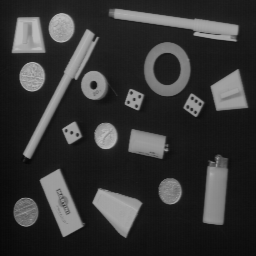
#> input picture taller3/imagenes/OBJECTS.png, 256 x 256 px
$ jupyter execute segmentacion_umbralizacion.ipynb
#> lines starting #> are read from the running program, lines starting #| are printed output that depends on the picture; after the words box and inside, x2 and y2 are one past the last pixel; in counts of white or black regions, pixels touching at a corner belong together
# Taller 3: Segmentación

## Cargue la imagen de trabajo objects.png  y visualícela.

[cell 1]
# Modificar ruta de las imágenes
PATH = './imagenes/'

[cell 2]
import cv2
import matplotlib.pyplot as plt
import numpy as np

[cell 3]
imagen_objects = cv2.imread(PATH + 'OBJECTS.png', cv2.IMREAD_GRAYSCALE)
#> imagen_objects is the input picture: shape (256, 256); min 7, max 188, mean 53.3

[cell 4]
plt.imshow(imagen_objects, cmap='gray')
plt.title('Imagen OBJECTS Original')
plt.show()

## Visualice el histograma de la imagen de trabajo.

[cell 5]
histogram = cv2.calcHist([imagen_objects], [0], None, [256], [0, 256])
#> histogram = 256 values, max 3542 at index 21, min 0 at index 0, mean 256
plt.plot(histogram)
plt.title('Histograma de la imagen OBJECTS')
plt.show()
#> figure, not shown here; curve peaks at x = 21, y = 3542

## Aplique el algoritmo de umbralización global.

[cell 6]
import cv2

thres_value, thres_image = cv2.threshold(imagen_objects, 127, 255, cv2.THRESH_BINARY)
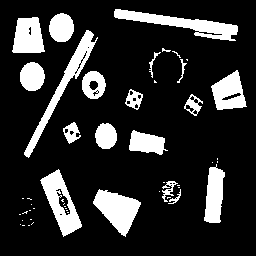
#> thres_image: shape (256, 256); 17.5% white; 50 white regions (31 under 20 px), largest, box (x1, y1, x2, y2) and area: (114, 9, 238, 41) 1399, (24, 30, 98, 158) 1291, (93, 189, 141, 237) 1240

[cell 7]
plt.imshow(thres_image, cmap='gray')
plt.title('Imagen OBJECTS con Umbralización Global')
plt.show()

[cell 8]
histogram_thres = cv2.calcHist([thres_image], [0], None, [256], [0, 256])
#> histogram_thres = 256 values, max 54043 at index 0, min 0 at index 1, mean 256
plt.plot(histogram_thres)
plt.title('Histograma de la imagen OBJECTS con Umbralización Global')
plt.show()
#> figure, not shown here; curve peaks at x = 0, y = 54043

Escogimos el valor medio (127) para la umbralización global. Podemos ver como se segmentan correctamente algunos de los objetos en la imagen, pero otros pierden su forma debido a que tienen tonos de grises inferiores al valor de intensidad 127.

## Aplique el algoritmo de umbralización de Otsu con un solo valor.

[cell 9]
thres_value_otsu, thres_image_otsu = cv2.threshold(imagen_objects, 0, 255, cv2.THRESH_BINARY+cv2.THRESH_OTSU)
#> thres_image_otsu: shape (256, 256); 23.5% white; 18 white regions, largest, box (x1, y1, x2, y2) and area: (109, 9, 239, 42) 1596, (23, 29, 99, 159) 1563, (40, 169, 84, 237) 1448
#> thres_value_otsu = 84

[cell 10]
print(f'Valor de umbralización óptimo (Otsu): {thres_value_otsu}')
#| Valor de umbralización óptimo (Otsu): 84.0

[cell 11]
plt.imshow(thres_image_otsu, cmap='gray')
plt.title('Imagen OBJECTS con Umbralización de Otsu')
plt.show()

[cell 12]
hist_ostsu = cv2.calcHist([thres_image_otsu], [0], None, [256], [0, 256])
#> hist_ostsu = 256 values, max 50154 at index 0, min 0 at index 1, mean 256
plt.plot(hist_ostsu)
plt.title('Histograma de la imagen OBJECTS con Umbralización de Otsu')
plt.show()
#> figure, not shown here; curve peaks at x = 0, y = 50154

Vemos que ahora los objetos segmentados se ven completos gracias a la umbralización de Otsu. El algoritmo escoge un umbral de 84.

## Ahora introduzca ruido gaussiano aditivo con varianza de 0.001 y luego con varianza de 0.05. Visualice el histograma de la imagen resultante. ¿Qué sucede? ¿Por qué sucede esto?

[cell 13]
from skimage.util import random_noise

noised_image_0001 = random_noise(imagen_objects, mode='gaussian', mean=0,  var=0.001)
noised_image_005 = random_noise(imagen_objects, mode='gaussian', mean=0,  var=0.05)
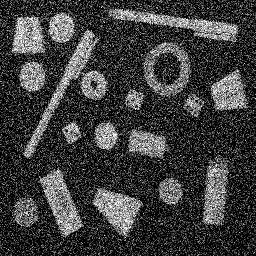
#> noised_image_005: shape (256, 256) float64; min 0, max 1, mean 0.246

[cell 14]
# Convertir imágenes ruidosas a uint8 para histograma
noised_0001_uint8 = (np.clip(noised_image_0001, 0, 1) * 255).astype(np.uint8)
noised_005_uint8 = (np.clip(noised_image_005, 0, 1) * 255).astype(np.uint8)

fig, axs = plt.subplots(3, 2, figsize=(12, 6))
axs[0, 0].imshow(imagen_objects, cmap='gray')
axs[0, 0].set_title('Imagen OBJECTS Original')
axs[0, 0].axis('off')
axs[1, 0].imshow(noised_0001_uint8, cmap='gray')
axs[1, 0].set_title('Imagen OBJECTS con Ruido Gaussiano (var=0.001)')
axs[1, 0].axis('off')
axs[2, 0].imshow(noised_005_uint8, cmap='gray')
axs[2, 0].set_title('Imagen OBJECTS con Ruido Gaussiano (var=0.05)')
axs[2, 0].axis('off')
axs[0, 1].plot(histogram)
axs[0, 1].set_title('Histograma de la imagen OBJECTS Original')
axs[1, 1].plot(cv2.calcHist([noised_0001_uint8], [0], None, [256], [0, 256]))
axs[1, 1].set_title('Histograma de la imagen OBJECTS con Ruido Gaussiano (var=0.001)')
axs[2, 1].plot(cv2.calcHist([noised_005_uint8], [0], None, [256], [0, 256]))
axs[2, 1].set_title('Histograma de la imagen OBJECTS con Ruido Gaussiano (var=0.05)')
plt.tight_layout()
plt.show()
#> figure, not shown here; panel 2: curve peaks at x = 21, y = 3542; panel 4: curve peaks at x = 24, y = 1930; panel 6: curve peaks at x = 0, y = 16854

Con el ruido gaussiano con varianza de 0.001 se ve un histograma con forma y picos similares pero más suavizado por la varianza de agregada a los tonos de grises. Con la varianza de 0.05 hay que hacer clipping para que los valores queden en el rango de 0 a 255. Al hacerlo, se crea un artefacto que es el pico en valores de 0 y un pico muy pequeño en 255. Esta saturación hace que se pierdan detalles de la imagen.

## Vuelva a correr las umbralizaciones sobre la imagen ¿Cómo afecta el ruido al resultado?

Iniciamos visualizando la umbralización con valor fijo de 127.

[cell 15]
import cv2

thres_noised_0001_uint8, thres_image_noised_0001_uint8 = cv2.threshold(noised_0001_uint8, 127, 255, cv2.THRESH_BINARY)
#> thres_image_noised_0001_uint8: shape (256, 256); 17.7% white; 107 white regions (86 under 20 px), largest, box (x1, y1, x2, y2) and area: (113, 9, 238, 41) 1394, (24, 30, 98, 157) 1277, (93, 189, 142, 237) 1239
thres_noised_005_uint8, thres_image_noised_005_uint8 = cv2.threshold(noised_005_uint8, 127, 255, cv2.THRESH_BINARY)
#> thres_image_noised_005_uint8: shape (256, 256); 17.1% white in thin lines or dots
fig, axs = plt.subplots(2, 2, figsize=(10, 8))
axs[0, 0].imshow(thres_image_noised_0001_uint8, cmap='gray')
axs[0, 0].set_title('Umbralización Global (var=0.001)')
axs[0, 0].axis('off')
axs[0, 1].imshow(thres_image_noised_005_uint8, cmap='gray')
axs[0, 1].set_title('Umbralización Global (var=0.05)')
axs[0, 1].axis('off')
axs[1, 0].plot(cv2.calcHist([thres_image_noised_0001_uint8], [0], None, [256], [0, 256]))
axs[1, 0].set_title('Histograma Umbralización Global (var=0.001)')
axs[1, 1].plot(cv2.calcHist([thres_image_noised_005_uint8], [0], None, [256], [0, 256]))
axs[1, 1].set_title('Histograma Umbralización Global (var=0.05)')
plt.tight_layout()
plt.show()
#> figure, not shown here; panel 3: curve peaks at x = 0, y = 53954; panel 4: curve peaks at x = 0, y = 54341

Para la umbralización con el valor medio de 127, se observa un comportamiento similar al de la imagen original en el caso del ruido con varianza 0.001: algunos objetos se segmentan correctamente, mientras que otros pierden su forma. Además, se aprecian artefactos en forma de puntos negros sobre los objetos segmentados, producto del ruido que altera localmente los valores de intensidad por debajo del umbral.

En la imagen con ruido de varianza 0.05, el deterioro es mayor. Aparecen artefactos en forma de puntos blancos dentro del fondo de la imagen, y la segmentación de los objetos se pierde considerablemente. La distinción entre las regiones de interés y el fondo se pierde casi por completo.

Repetimos el ejercicio con umbralización Otsu.

[cell 16]
import cv2
### aplicar umbralizaicon ostu a las imágenes ruidosas
thres_noised_0001_otsu, thres_image_noised_0001_otsu = cv2.threshold(noised_0001_uint8, 0, 255, cv2.THRESH_BINARY+cv2.THRESH_OTSU)
#> thres_image_noised_0001_otsu: shape (256, 256); 23.4% white; 18 white regions, largest, box (x1, y1, x2, y2) and area: (109, 9, 239, 42) 1590, (23, 29, 99, 158) 1557, (40, 169, 84, 237) 1444
#> thres_noised_0001_otsu = 84
thres_noised_005_otsu, thres_image_noised_005_otsu = cv2.threshold(noised_005_uint8, 0, 255, cv2.THRESH_BINARY+cv2.THRESH_OTSU)
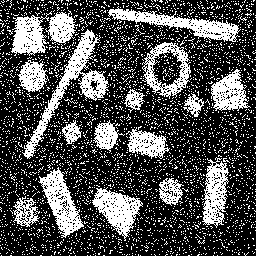
#> thres_image_noised_005_otsu: shape (256, 256); 31.2% white; 3349 white regions (3332 under 20 px), largest, box (x1, y1, x2, y2) and area: (22, 29, 109, 159) 2026, (108, 6, 241, 43) 1524, (38, 167, 84, 238) 1305
#> thres_noised_005_otsu = 84
fig, axs = plt.subplots(2, 2, figsize=(10, 8))
axs[0, 0].imshow(thres_image_noised_0001_otsu, cmap='gray')
axs[0, 0].set_title('Umbralización de Otsu (var=0.001)')
axs[0, 0].axis('off')
axs[0, 1].imshow(thres_image_noised_005_otsu, cmap='gray')
axs[0, 1].set_title('Umbralización de Otsu (var=0.05)')
axs[0, 1].axis('off')
axs[1, 0].plot(cv2.calcHist([thres_image_noised_0001_otsu], [0], None, [256], [0, 256]))
axs[1, 0].set_title('Histograma Umbralización de Otsu (var=0.001)')
axs[1, 1].plot(cv2.calcHist([thres_image_noised_005_otsu], [0], None, [256], [0, 256]))
axs[1, 1].set_title('Histograma Umbralización de Otsu (var=0.05)')
plt.tight_layout()
plt.show()
#> figure, not shown here; panel 3: curve peaks at x = 0, y = 50201; panel 4: curve peaks at x = 0, y = 45075

[cell 17]
print(f'Valor de umbralización óptimo para var=0.001 (Otsu): {thres_noised_0001_otsu}')
#| Valor de umbralización óptimo para var=0.001 (Otsu): 84.0
print(f'Valor de umbralización óptimo para var=0.05 (Otsu): {thres_noised_005_otsu}')
#| Valor de umbralización óptimo para var=0.05 (Otsu): 84.0

Para la umbralización de Otsu con ruido de varianza 0.001, el resultado es similar al obtenido con la imagen original: los objetos se segmentan correctamente y conservan su forma. El algoritmo de Otsu logra encontrar un umbral adecuado a pesar del ruido leve, lo que demuestra su robustez frente a perturbaciones pequeñas.

En la imagen con ruido de varianza 0.05, el resultado se degrada significativamente. Aparecen artefactos en forma de puntos blancos dispersos por todo el fondo, y los bordes de los objetos se pierden. El algoritmo de Otsu, al buscar el umbral que maximiza la varianza entre clases, se ve afectado por la distribución alterada del histograma. Como resultado, la separación entre fondo y objetos pierde precisión, evidenciando que niveles altos de ruido gaussiano comprometen incluso métodos robustos como Otsu.

## Cargue ahora la imagen de trabajo text, visualícela y visualice su histograma.

[cell 18]
imagen_text = cv2.imread(PATH + 'Text.png', cv2.IMREAD_GRAYSCALE)
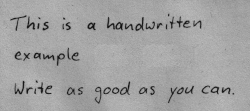
#> input picture taller3/imagenes/Text.png, 250 x 111 px
#> imagen_text is the input picture: shape (111, 250); min 17, max 189, mean 162.1

[cell 19]
plt.imshow(imagen_text, cmap='gray')
plt.title('Imagen Text Original')
plt.show()

[cell 20]
plt.plot(cv2.calcHist([imagen_text], [0], None, [256], [0, 256]))
plt.title('Histograma de la imagen Text Original')
plt.show()
#> figure, not shown here; curve peaks at x = 167, y = 1675

Vemos un pico de grises alrededor de 150 hasta 190. Esto corresponde a las letras en la imagen.

## Introduzca ahora una sombra circular lateral y una sombra sinusoidal en la imagen (pruebe con diferentes valores y úselos para los pasos 10 y 11). Visualice el resultado.

Definimos un par de funciones que nos permiten añadir las sombras:

- **Sombra circular:** Simula una iluminación no uniforme como si una fuente de luz estuviera en el centro de la imagen. Los píxeles cercanos al centro mantienen su brillo, mientras que los alejados se oscurecen gradualmente siguiendo un patrón circular (radial).

- **Sombra sinusoidal:** Simula una iluminación periódica que varía en franjas verticales a lo largo del eje X, como si la luz pasara a través de una persiana. La función seno crea bandas alternantes de mayor y menor brillo.

[cell 21]
import numpy as np

def aplicar_sombra_circular(imagen, center_offset=(0, 0)):
    """
    Aplica una sombra circular (viñeta) a la imagen.

    Parámetros:
    - imagen: imagen en escala de grises (uint8)
    - center_offset: tupla (dx, dy) para desplazar el centro de la luz.
                     (0,0) = centro de la imagen.
                     Valores negativos mueven la luz hacia la izquierda/arriba.
                     Ej: (-cols//4, 0) = sombra lateral desde la izquierda.
    """
#> called with center_offset = (0, 0)
    rows, cols = imagen.shape
#> rows = 111; cols = 250
    x, y = np.meshgrid(np.arange(cols), np.arange(rows))

    # Centro de la luz (desplazable)
    cx = cols // 2 + center_offset[0]
#> cx = 125
    cy = rows // 2 + center_offset[1]
#> cy = 55

    # Distancia de cada píxel al centro de luz
    distance = np.sqrt((x - cx) ** 2 + (y - cy) ** 2)
    max_dist = np.sqrt(cx**2 + cy**2)
#> max_dist = 136.6

    # Factor de sombreado: 1 en el centro, 0 en el borde
    spot_shading = np.clip(1 - (distance / max_dist), 0, 1)

    # Aplicar sombra
    spot_image = imagen * spot_shading
    spot_image = np.clip(spot_image, 0, 255).astype(np.uint8)

    return spot_image


def aplicar_sombra_sinusoidal(imagen, frequency=50, amplitude=0.5):
    """
    Aplica una sombra sinusoidal (franjas verticales) a la imagen.

    Parámetros:
    - imagen: imagen en escala de grises (uint8)
    - frequency: cantidad de ciclos de la onda seno a lo largo del eje X.
                 Más alto = franjas más estrechas y frecuentes.
    - amplitude: intensidad de la variación (0 a 1).
                 0 = sin efecto, 1 = variación máxima (oscila entre 0 y ~1.33).
    """
#> called with frequency = 50, amplitude = 0.5
    rows, cols = imagen.shape
#> rows = 111; cols = 250
    x, y = np.meshgrid(np.arange(cols), np.arange(rows))

    # Factor sinusoidal: oscila alrededor de 1/1.5 ≈ 0.67
    # Rango: (1 - amplitude)/1.5  a  (1 + amplitude)/1.5
    sinusoidal_shading = (1 + amplitude * np.sin(2 * np.pi * x / frequency)) / 1.5

    # Aplicar sombra
    sinusoidal_image = imagen * sinusoidal_shading
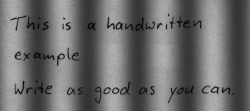
#> sinusoidal_image: shape (111, 250) float64; min 6.11, max 188.9, mean 108.1
    sinusoidal_image = np.clip(sinusoidal_image, 0, 255).astype(np.uint8)

    return sinusoidal_image

Utilizamos las funciones sobre la imagen text con los parámetros por defecto.

[cell 22]
shadow_circular_center = aplicar_sombra_circular(imagen_text)
shadow_sinusoidal = aplicar_sombra_sinusoidal(imagen_text)

fig, axs = plt.subplots(1, 3, figsize=(15, 8))
axs[0].imshow(imagen_text, cmap='gray')
axs[0].set_title('Imagen Text Original')
axs[0].axis('off')
axs[1].imshow(shadow_circular_center, cmap='gray')
axs[1].set_title('Sombra Circular Centrada')
axs[1].axis('off')
axs[2].imshow(shadow_sinusoidal, cmap='gray')
axs[2].set_title('Sombra Sinusoidal (frequency=50, amplitude=0.5)')
axs[2].axis('off')
plt.tight_layout()
plt.show()

[cell 23]
fig, axs = plt.subplots(3, 1, figsize=(8, 6))
axs[0].plot(cv2.calcHist([imagen_text], [0], None, [256], [0, 256]))
axs[0].set_title('Histograma de la imagen Text Original')
axs[1].plot(cv2.calcHist([shadow_circular_center], [0], None, [256], [0, 256]))
axs[1].set_title('Histograma de la imagen con Sombra Circular Centrada')
axs[2].plot(cv2.calcHist([shadow_sinusoidal], [0], None, [256], [0, 256]))
axs[2].set_title('Histograma de la imagen con Sombra Sinusoidal')
plt.tight_layout()
plt.show()
#> figure, not shown here; panel 1: curve peaks at x = 167, y = 1675; panel 2: curve peaks at x = 97, y = 269; panel 3: curve peaks at x = 56, y = 662

El histograma se ve totalmente afectado por la aplicación de las sombras. Los artefactos generados se pueden ver como intensidades de grises oscuros en el histograma.

## Aplique el algoritmo de umbralización de Otsu sobre la imagen original y las dos modificaciones. ¿Qué sucede? ¿Por qué sucede esto? ¿Qué alternativas puede emplear para mitigar este resultado?

[cell 24]
thres_text, thres_image_text = cv2.threshold(imagen_text, 0, 255, cv2.THRESH_BINARY+cv2.THRESH_OTSU)
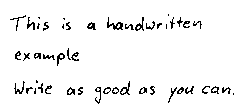
#> thres_image_text: shape (111, 250); 95.4% white; black in thin lines or dots, all inside (x1, y1, x2, y2) = (10, 14, 234, 104)
#> thres_text = 117
thres_shadow_circular, thres_image_shadow_circular = cv2.threshold(shadow_circular_center, 0, 255, cv2.THRESH_BINARY+cv2.THRESH_OTSU)
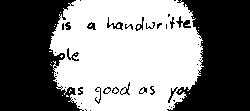
#> thres_image_shadow_circular: shape (111, 250); 50.2% white; 44 black regions (25 under 20 px), largest, box (x1, y1, x2, y2) and area: (0, 0, 84, 111) 6769, (167, 0, 250, 111) 6351, (176, 16, 191, 28) 76
#> thres_shadow_circular = 75
thres_shadow_sinusoidal, thres_image_shadow_sinusoidal = cv2.threshold(shadow_sinusoidal, 0, 255, cv2.THRESH_BINARY+cv2.THRESH_OTSU)
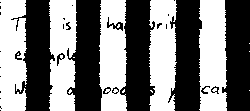
#> thres_image_shadow_sinusoidal: shape (111, 250); 48.6% white; 15 white regions (10 under 20 px), largest, box (x1, y1, x2, y2) and area: (199, 0, 227, 111) 2806, (0, 0, 27, 111) 2706, (149, 0, 177, 111) 2665, (99, 0, 127, 111) 2648, (49, 0, 77, 111) 2631
#> thres_shadow_sinusoidal = 108

[cell 25]
fig, axs = plt.subplots(3, 1, figsize=(10, 8))
axs[0].imshow(thres_image_text, cmap='gray')
axs[0].set_title('Umbralización de Otsu - Imagen Text Original')
axs[0].axis('off')
axs[1].imshow(thres_image_shadow_circular, cmap='gray')
axs[1].set_title('Umbralización de Otsu - Sombra Circular Centrada')
axs[1].axis('off')
axs[2].imshow(thres_image_shadow_sinusoidal, cmap='gray')
axs[2].set_title('Umbralización de Otsu - Sombra Sinusoidal')
axs[2].axis('off')
plt.tight_layout()
plt.show()

La umbralización de Otsu sobre la imagen original segmenta correctamente el texto del fondo, separando las letras de manera clara y legible.

En la imagen con sombra circular, Otsu selecciona un único umbral global que no logra adaptarse a la variación de iluminación. En el círculo de sombra cercano al centro, donde hay mejor iluminación, se logra distinguir las letras. En cambio, lejos del circulo del centro se pierden totalmente y queda en negro la figura.

En la imagen con sombra sinusoidal, se observan franjas verticales negras alternadas con franjas donde el texto es parcialmente visible. El umbral global de Otsu clasifica las zonas oscurecidas por la sombra como fondo (negro), perdiendo el texto en esas regiones.

Para mitigar estos resultados, se pueden emplear las siguientes alternativas:

1. **Umbralización adaptativa**: En lugar de un umbral global, se calcula un umbral local para cada región de la imagen, lo que permite adaptarse a variaciones de iluminación.
2. **Corrección de iluminación**: Estimar y compensar la sombra antes de umbralizar, por ejemplo, aplicando un filtro.

## Aplique ahora un algoritmo de adaptacion del umbral en función de las propiedades locales. Compare sus resultados con el algoritmo anterior, usando varios valores para el vecindario local. ¿En qué cambia el resultado con relación al método de Otsu? ¿Qué implicaciones tiene esto? ¿Cómo puede mejorar el resultado de la segmentación para reducir el ruido en ambos casos?

[cell 26]
from skimage.filters import threshold_local

# Probar con diferentes tamaños de vecindario
block_sizes = [11, 31, 71]
fig, axs = plt.subplots(3, 3, figsize=(15, 12))

for i, bs in enumerate(block_sizes):
    ti_text = threshold_local(imagen_text, block_size=bs, method='mean')
    binary_text = (imagen_text > ti_text) * 255

    ti_circular = threshold_local(shadow_circular_center, block_size=bs, method='mean')
    binary_circular = (shadow_circular_center > ti_circular) * 255

    ti_sinusoidal = threshold_local(shadow_sinusoidal, block_size=bs, method='mean')
    binary_sinusoidal = (shadow_sinusoidal > ti_sinusoidal) * 255

    axs[i, 0].imshow(binary_text, cmap='gray')
    axs[i, 0].set_title(f'Original (block_size={bs})')
    axs[i, 0].axis('off')

    axs[i, 1].imshow(binary_circular, cmap='gray')
    axs[i, 1].set_title(f'Sombra Circular (block_size={bs})')
    axs[i, 1].axis('off')

    axs[i, 2].imshow(binary_sinusoidal, cmap='gray')
    axs[i, 2].set_title(f'Sombra Sinusoidal (block_size={bs})')
    axs[i, 2].axis('off')
#> this loop made 3 passes
#> pass 1, `ti_circular = threshold_local(shadow_circular_center, block_size=bs, m..`:
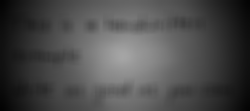
#> ti_circular: shape (111, 250) float64; min 3.14, max 165.2, mean 75.6

plt.suptitle('Umbralización Local con diferentes tamaños de vecindario', fontsize=14)
plt.tight_layout()
plt.show()
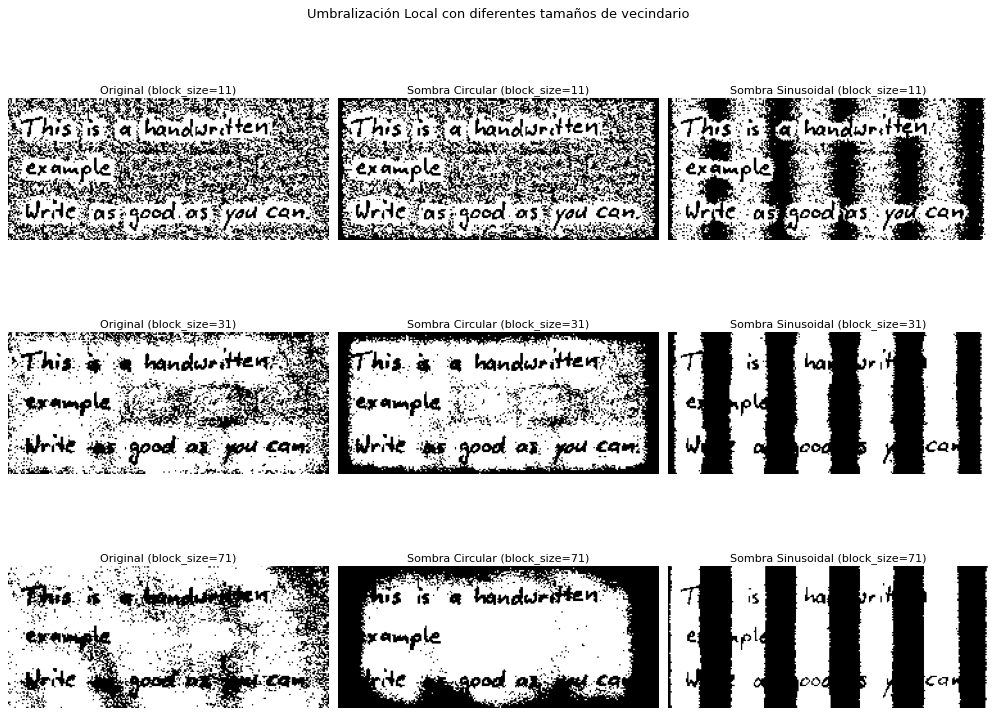
#> figure drawn by matplotlib, 9 panels
